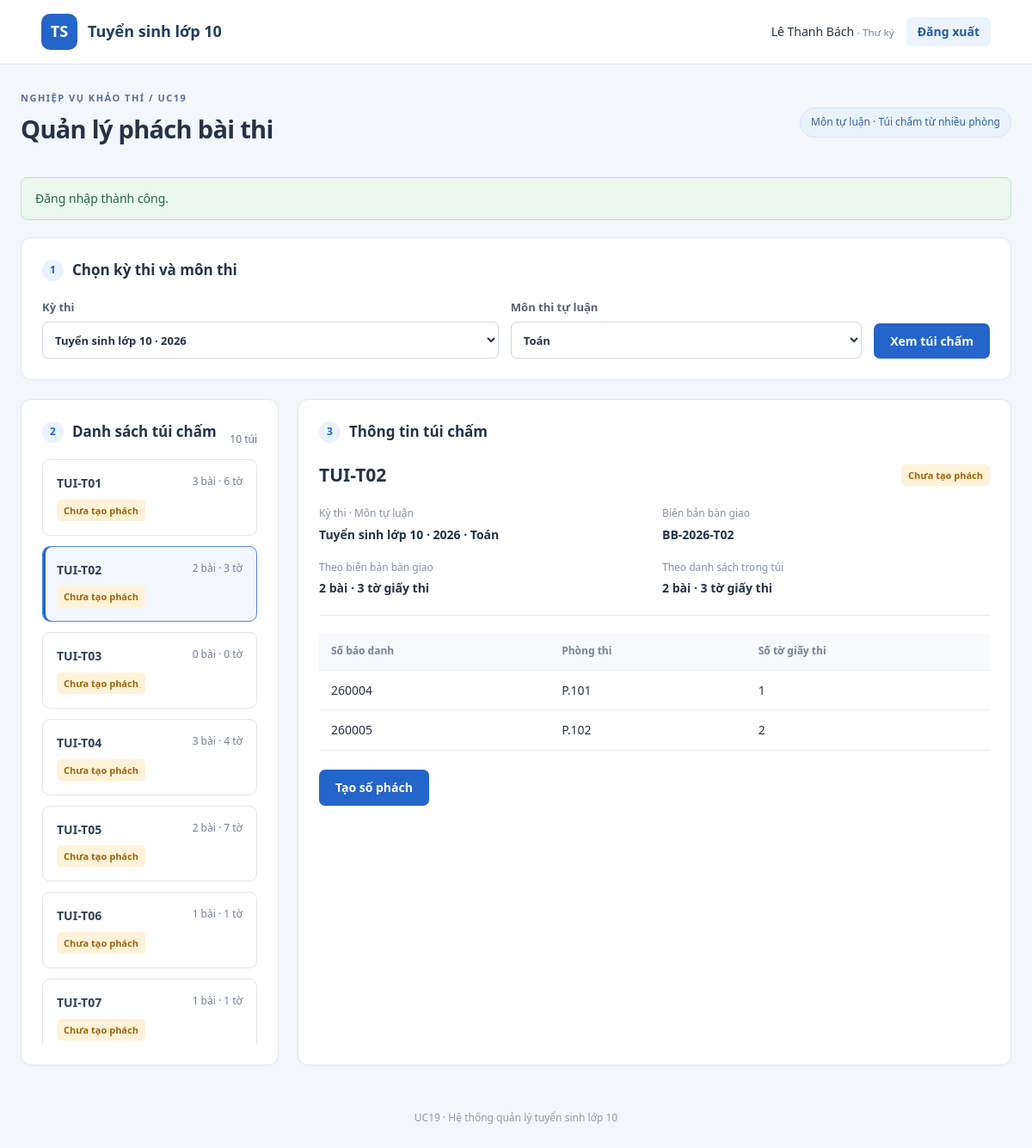
Screenshot of /UC19_QuanLyPhach/public/uc19.php?exam=1&subject=1&bag=2 (signed in) with the database file from the repository.
### tables this page shows
CREATE TABLE IF NOT EXISTS users (
    id INTEGER PRIMARY KEY, username VARCHAR(50) NOT NULL UNIQUE, password_hash VARCHAR(255) NOT NULL,
    full_name VARCHAR(100) NOT NULL, role VARCHAR(30) NOT NULL,
    can_anonymize INTEGER NOT NULL DEFAULT 0, can_view_mapping INTEGER NOT NULL DEFAULT 0,
    active INTEGER NOT NULL DEFAULT 1
);

CREATE TABLE IF NOT EXISTS exams (
    id INTEGER PRIMARY KEY, name VARCHAR(100) NOT NULL
);

CREATE TABLE IF NOT EXISTS exam_subjects (
    id INTEGER PRIMARY KEY, exam_id INTEGER NOT NULL, subject_id INTEGER NOT NULL,
    UNIQUE (exam_id,subject_id),
    FOREIGN KEY (exam_id) REFERENCES exams(id), FOREIGN KEY (subject_id) REFERENCES subjects(id)
);

CREATE TABLE IF NOT EXISTS subjects (
    id INTEGER PRIMARY KEY, name VARCHAR(100) NOT NULL, type VARCHAR(20) NOT NULL,
    CHECK (type IN ('essay','multiple_choice'))
);

CREATE TABLE IF NOT EXISTS grading_bags (
    id INTEGER PRIMARY KEY, scope_id INTEGER NOT NULL, code VARCHAR(30) NOT NULL UNIQUE,
    paper_count INTEGER NULL, sheet_count INTEGER NULL, handover_ref VARCHAR(100) NULL,
    status VARCHAR(20) NOT NULL DEFAULT 'pending', created_by INTEGER NULL, created_at DATETIME NULL,
    FOREIGN KEY (scope_id) REFERENCES exam_subjects(id), FOREIGN KEY (created_by) REFERENCES users(id),
    CHECK (status IN ('pending','created')),
    CHECK (paper_count IS NULL OR paper_count>=0), CHECK (sheet_count IS NULL OR sheet_count>=0)
);

CREATE TABLE IF NOT EXISTS handover_entries (
    id INTEGER PRIMARY KEY, bag_id INTEGER NOT NULL, scope_id INTEGER NOT NULL,
    student_id INTEGER NULL, room_id INTEGER NULL, sheet_count INTEGER NULL,
    FOREIGN KEY (bag_id) REFERENCES grading_bags(id),
    FOREIGN KEY (scope_id) REFERENCES exam_subjects(id),
    FOREIGN KEY (student_id) REFERENCES students(id), FOREIGN KEY (room_id) REFERENCES rooms(id),
    CHECK (sheet_count IS NULL OR sheet_count>=1)
);

CREATE TABLE IF NOT EXISTS exam_candidates (
    scope_id INTEGER NOT NULL, student_id INTEGER NOT NULL, room_id INTEGER NOT NULL,
    candidate_number VARCHAR(30) NULL, attendance VARCHAR(20) NOT NULL,
    PRIMARY KEY (scope_id,student_id), UNIQUE (scope_id,candidate_number),
    FOREIGN KEY (scope_id) REFERENCES exam_subjects(id),
    FOREIGN KEY (student_id) REFERENCES students(id), FOREIGN KEY (room_id) REFERENCES rooms(id),
    CHECK (attendance IN ('present','absent'))
);

CREATE TABLE IF NOT EXISTS rooms (
    id INTEGER PRIMARY KEY, name VARCHAR(100) NOT NULL
);

### UC19_QuanLyPhach/app/Controllers/UC19Controller.php (called while the page is built, shortened)
<?php
final class UC19Controller
{
    public function run(): void
    {
        $notice = $_SESSION['flash'] ?? null;
        try {
            $model = new UC19Model(connectDatabase(require dirname(__DIR__) . '/Core/uc19-config.php'));
            $user = $model->authorizedUser((int)($_SESSION['user_id'] ?? 0));
            $catalog = $model->catalog();
            $exam = $this->choose($catalog, 'exam_id', 'exam');
            $examRows = array_values(array_filter($catalog, fn($r) => (int)$r['exam_id'] === $exam));
            $subject = $this->choose($examRows, 'subject_id', 'subject');
            $scope = 0;
            foreach ($examRows as $row) if ((int)$row['subject_id'] === $subject) $scope = (int)$row['scope_id'];
            $context = compact('exam','subject');
            $bags = $model->bags($scope);
            $bagId = $this->choose($bags, 'id', 'bag');
            $bag = $bagId ? $model->bag($bagId) : null;
            $model->requireMapping((int)$user['id']);
            $entries = $bag ? $model->handover($bagId, (int)$user['id']) : [];
            $logs = $bag ? $model->logs($bagId, (int)$user['id']) : [];
            $draft = $_SESSION['drafts'][$bagId] ?? null;
            require dirname(__DIR__) . '/Views/UC19/index.php';
        } catch (DomainException $error) {
            http_response_code(403);
            $errorMessage = $error->getMessage();
            require dirname(__DIR__) . '/Views/UC19/access-error.php';
        } catch (Throwable $error) {
            error_log('UC19: ' . $error->getMessage());
            http_response_code(503);
            require dirname(__DIR__) . '/Views/UC19/error.php';
        }
    }
    private function choose(array $rows, string $column, string $parameter): int
    {
        $allowed = array_map('intval', array_column($rows, $column));
        $requested = (int)($_GET[$parameter] ?? 0);
        return in_array($requested, $allowed, true) ? $requested : ($allowed[0] ?? 0);
    }
}

### UC19_QuanLyPhach/public/uc19.php (called while the page is built, shortened)
<?php
(new UC19Controller())->run();

### UC19_QuanLyPhach/app/Models/UC19Model.php (called while the page is built, shortened)
<?php
final class UC19Model
{
    private function rows(string $sql, array $params = []): array
    {
        $statement = $this->db->prepare($sql);
        $statement->execute($params);
        return $statement->fetchAll(PDO::FETCH_ASSOC);
    }
    public function authorizedUser(int $id): ?array
    {
        return $this->rows("SELECT id, username, full_name, can_view_mapping FROM users
            WHERE id=? AND active=1 AND role='secretary' AND can_anonymize=1", [$id])[0] ?? null;
    }
    public function requireMapping(int $userId): void
    {
        $user = $this->authorizedUser($userId);
    }
    public function catalog(): array
    {
        return $this->rows("SELECT es.id AS scope_id, e.id AS exam_id, e.name AS exam_name,
            s.id AS subject_id, s.name AS subject_name
            FROM exam_subjects es JOIN exams e ON e.id=es.exam_id
            JOIN subjects s ON s.id=es.subject_id WHERE s.type='essay' ORDER BY e.id,s.id");
    }
    public function bags(int $scope): array
    {
        return $this->rows('SELECT id, code, paper_count, sheet_count, status FROM grading_bags WHERE scope_id=? ORDER BY id', [$scope]);
    }
    public function bag(int $id): array
    {
        $bag = $this->rows('SELECT b.*, es.exam_id, es.subject_id, e.name AS exam_name,
            s.name AS subject_name, s.type AS subject_type
            FROM grading_bags b JOIN exam_subjects es ON es.id=b.scope_id
            JOIN exams e ON e.id=es.exam_id JOIN subjects s ON s.id=es.subject_id WHERE b.id=?', [$id])[0] ?? null;
        return $bag;
    }
    public function handover(int $bagId, int $userId): array
    {
        $this->requireMapping($userId);
        return $this->rows('SELECT p.id, p.scope_id, p.student_id,
            p.sheet_count, p.room_id, r.name AS room_name, a.candidate_number, a.attendance,
            s.full_name,
            (EXISTS (SELECT 1 FROM handover_entries other
                WHERE other.student_id=p.student_id AND other.scope_id=p.scope_id
                AND other.bag_id<>p.bag_id)) AS conflict
            FROM handover_entries p
            LEFT JOIN students s ON s.id=p.student_id
            LEFT JOIN rooms r ON r.id=p.room_id
            LEFT JOIN exam_candidates a ON a.scope_id=p.scope_id AND a.student_id=p.student_id AND a.room_id=p.room_id
            WHERE p.bag_id=? ORDER BY p.id', [$bagId]);
    }
    public function logs(int $bagId, int $userId): array
    {
        $this->requireMapping($userId);
        return $this->rows('SELECT l.action, l.paper_count, l.sheet_count, l.created_at, u.full_name
            FROM audit_logs l JOIN users u ON u.id=l.user_id WHERE l.bag_id=? ORDER BY l.id', [$bagId]);
    }
}

### UC19_QuanLyPhach/app/Core/uc19-config.php (called while the page is built)
<?php
return array_replace([
    'db_host' => '127.0.0.1', 'db_port' => '3306',
    'db_name' => 'uc19_demo', 'db_user' => 'root', 'db_password' => '',
], is_file(__DIR__ . '/uc19-config.local.php') ? require __DIR__ . '/uc19-config.local.php' : []);

### UC19_QuanLyPhach/app/Core/Database.php (called while the page is built, shortened)
<?php
function connectDatabase(array $config): PDO
{
    return new PDO(sprintf('mysql:host=%s;port=%s;dbname=%s;charset=utf8mb4',
        $config['db_host'], $config['db_port'], $config['db_name']),
        $config['db_user'], $config['db_password'], [
            PDO::ATTR_ERRMODE => PDO::ERRMODE_EXCEPTION,
            PDO::ATTR_DEFAULT_FETCH_MODE => PDO::FETCH_ASSOC,
            PDO::ATTR_EMULATE_PREPARES => false,
        ]);
}

### UC19_QuanLyPhach/app/Core/uc19-helpers.php (called while the page is built, shortened)
<?php
function e(mixed $value): string
{
    return htmlspecialchars((string)$value, ENT_QUOTES | ENT_SUBSTITUTE, 'UTF-8');
}
function uc19Url(array $query = []): string
{
    return 'uc19.php' . ($query ? '?' . http_build_query($query) : '');
}

### UC19_QuanLyPhach/app/Views/UC19/index.php (the view, shortened to what this page needs)
<!doctype html>
<html lang="vi">
<head>
    <title>UC19 · Quản lý phách bài thi</title><link rel="stylesheet" href="assets/uc19.css">
</head>
<body>
<header class="topbar">
    <a class="brand" href="uc19.php"><span class="brand-mark">TS</span> Tuyển sinh lớp 10</a>
    <div class="account"><span><?= e($user['full_name']) ?> <small>· Thư ký</small></span>
        <form method="post"><?php formFields('logout') ?><button class="quiet">Đăng xuất</button></form>
    </div>
</header>
<main class="container">
    <div class="page-heading">
        <div><p class="eyebrow">NGHIỆP VỤ KHẢO THÍ / UC19</p><h1>Quản lý phách bài thi</h1></div>
        <span class="badge">Môn tự luận · Túi chấm từ nhiều phòng</span>
    </div>
    <?php if ($notice): ?><div role="alert" class="notice <?= e($notice['type']) ?>"><?= e($notice['message']) ?></div><?php endif ?>
    <section class="card">
        <h2><span class="step">1</span> Chọn kỳ thi và môn thi</h2>
        <form method="get" class="filters">
            <?php foreach ([['exam','Kỳ thi',$catalog,'exam_id','exam_name',$exam], ['subject','Môn thi tự luận',$examRows,'subject_id','subject_name',$subject]] as [$key,$label,$options,$idKey,$nameKey,$selected]): ?>
            <label><?= e($label) ?><select name="<?= e($key) ?>" data-filter="<?= e($key) ?>">
                <?php $seen=[]; foreach ($options as $option): if(isset($seen[$option[$idKey]])) continue; $seen[$option[$idKey]]=true; ?>
                <option value="<?= e($option[$idKey]) ?>" <?= (int)$option[$idKey] === $selected ? 'selected' : '' ?>><?= e($option[$nameKey]) ?></option>
                <?php endforeach ?>
            </select></label>
            <?php endforeach ?>
            <button class="primary">Xem túi chấm</button>
        </form>
    </section>
    <?php if (!$bags): ?>
        <section class="card"><p class="empty" role="status">Không có túi chấm thuộc kỳ thi và môn thi đã chọn</p></section>
    <?php else: ?>
    <div class="workspace">
        <section class="card">
            <div class="section-heading"><h2><span class="step">2</span> Danh sách túi chấm</h2><span class="count"><?= count($bags) ?> túi</span></div>
            <div class="bag-list">
                <?php foreach ($bags as $item): ?>
                <a class="bag <?= (int)$item['id'] === $bagId ? 'active' : '' ?>" href="<?= e(uc19Url($context + ['bag'=>$item['id']])) ?>">
                    <strong><?= e($item['code']) ?></strong>
                    <span><?= e($item['paper_count'] ?? '?') ?> bài · <?= e($item['sheet_count'] ?? '?') ?> tờ</span>
                    <span class="status <?= e($item['status']) ?>"><?= $item['status']==='created' ? 'Đã tạo phách' : 'Chưa tạo phách' ?></span>
                </a>
                <?php endforeach ?>
            </div>
        </section>
        <section class="card" aria-label="Thông tin túi chấm">
            <h2><span class="step">3</span> <?= $draft ? 'Kiểm tra số phách dự kiến' : 'Thông tin túi chấm' ?></h2>
            <div class="bag-heading"><h3><?= e($bag['code']) ?></h3><span class="status <?= e($bag['status']) ?>"><?= $bag['status']==='created' ? 'Đã tạo phách' : 'Chưa tạo phách' ?></span></div>
            <dl class="details">
                <div><dt>Kỳ thi · Môn tự luận</dt><dd><?= e($bag['exam_name']) ?> · <?= e($bag['subject_name']) ?></dd></div>
                <div><dt>Biên bản bàn giao</dt><dd><?= e($bag['handover_ref'] ?? 'Chưa có') ?></dd></div>
                <div><dt>Theo biên bản bàn giao</dt><dd><?= e($bag['paper_count'] ?? '?') ?> bài · <?= e($bag['sheet_count'] ?? '?') ?> tờ giấy thi</dd></div>
                <div><dt>Theo danh sách trong túi</dt><dd><?= count($entries) ?> bài · <?= array_sum(array_column($entries,'sheet_count')) ?> tờ giấy thi</dd></div>
            </dl>
            <div class="table-wrap">
                <table aria-label="Danh sách bài thi trong túi">
                    <thead><tr><th>Số báo danh</th><th>Phòng thi</th><th>Số tờ giấy thi</th><?php if ($draft): ?><th>Số phách dự kiến</th><th>Thao tác</th><?php endif ?></tr></thead>
                    <tbody>
                    <?php foreach ($entries as $entry): ?>
                    <tr>
                        <td><?= e((string)($entry['candidate_number'] ?? '') ?: 'Thiếu đối chiếu') ?></td>
                        <td><?= e((string)($entry['room_name'] ?? '') ?: 'Chưa xác định') ?></td>
                        <td><?= e((string)($entry['sheet_count'] ?? '') ?: 'Chưa xác định') ?></td>
                    </tr>
                    <?php endforeach ?>
                    </tbody>
                </table>
            </div>
            <div class="actions">
            <?php if ($bag['status']==='created'): ?>
                <span class="muted">Túi đã tạo phách, không cho phép tạo lại.</span>
                <a class="button primary" href="<?= e(uc19Url($context + ['bag'=>$bagId,'view'=>'grading'])) ?>">Xem dữ liệu phục vụ chấm thi</a>
            <?php else: ?>
                <form method="post"><?php formFields('generate') ?><input type="hidden" name="bag_id" value="<?= $bagId ?>"><button class="primary">Tạo số phách</button></form>
            <?php endif ?>
            </div>
        </section>
    </div>
    <?php endif ?>
    <footer>UC19 · Hệ thống quản lý tuyển sinh lớp 10</footer>
</main>
</body></html>

### rows the page displays
users: full_name "Lê Thanh Bách"
exams: exam "Tuyển sinh lớp 10 · 2026"
subjects: subject "Toán"
grading_bags: code "TUI-T01", paper_count "3", sheet_count "6", status "Chưa tạo phách"
grading_bags: code "TUI-T02", paper_count "2", sheet_count "3", status "Chưa tạo phách", exams.name "Tuyển sinh lớp 10 · 2026", subjects.name "Toán", handover_ref "BB-2026-T02"
grading_bags: code "TUI-T03", paper_count "0", sheet_count "0", status "Chưa tạo phách"
grading_bags: code "TUI-T04", paper_count "3", sheet_count "4", status "Chưa tạo phách"
grading_bags: code "TUI-T05", paper_count "2", sheet_count "7", status "Chưa tạo phách"
grading_bags: code "TUI-T06", paper_count "1", sheet_count "1", status "Chưa tạo phách"
grading_bags: code "TUI-T07", paper_count "1", sheet_count "1", status "Chưa tạo phách"
handover_entries: exam_candidates.candidate_number "260004", room.name "P.101", sheet_count "1"
handover_entries: exam_candidates.candidate_number "260005", room.name "P.102", sheet_count "2"

### other values shown
$notice['message'] "Đăng nhập thành công."
$label "Kỳ thi"
$label "Môn thi tự luận"
count($bags) "10"
count($entries) "2"
array_sum(array_column($entries,'sheet_count')) "3"
